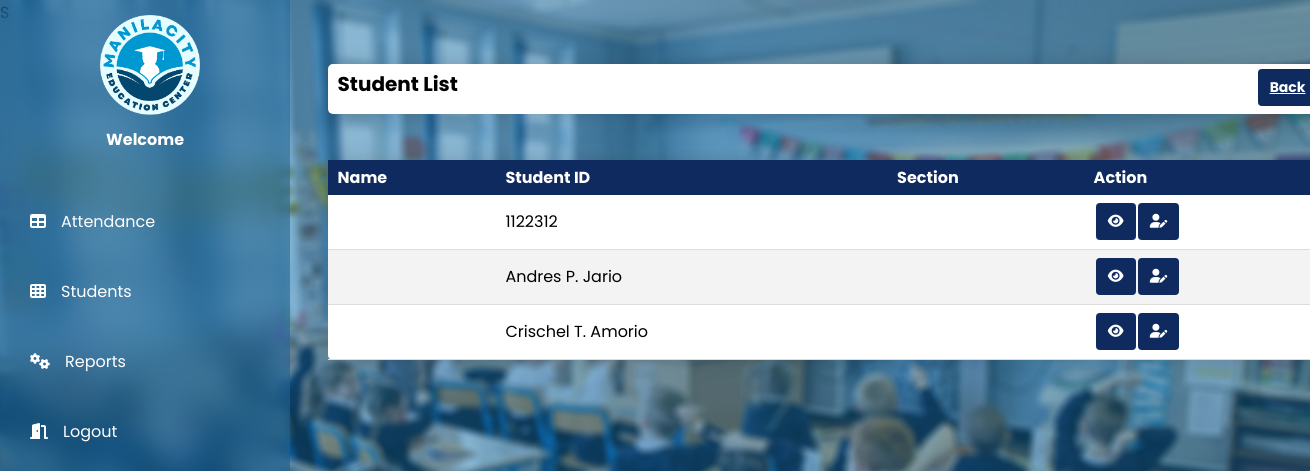
The app's page /student/view-all.php with its own data.
### tables this page shows
CREATE TABLE `table_student` (
  `ID` int(11) NOT NULL,
  `STUDENTID` varchar(250) NOT NULL,
  `FIRSTNAME` varchar(250) NOT NULL,
  `MNAME` varchar(250) NOT NULL,
  `LASTNAME` varchar(250) NOT NULL,
  `AGE` varchar(250) NOT NULL,
  `GENDER` varchar(250) NOT NULL
);

### student/view-all.php (the view, shortened to what this page needs)
<?php
    require 'dbcon.php';
?>
<!doctype html>
<html lang="en">
  <head>
    <link rel = "stylesheet" href = "style-student.css">
    <link rel = "stylesheet" href = "https://cdnjs.cloudflare.com/ajax/libs/font-awesome/6.2.0/css/all.min.css">
</head>
<body>
    <div class = "side-bar">
            <img src="logo.png" style = "width: 100px; height: 100px;">
            <h1>Welcome <?php echo $instructor['firstname']; ?></h1>
            <div class = "menu">
                <div class = "item"><a href = "../qrcode/index.php"><i class = "fas fa-table"></i>Attendance</a></div>
                <div class = "item"><a href = "#"><i class = "fas fa-th"></i>Students</a></div>
                <div class = "item"><a href = "../report/index.php"><i class = "fas fa-cogs"></i>Reports</a></div>
                <div class = "item"><a href = "../logout.php"><i class = "fas fa-door-open"></i>Logout</a></div>
            </div>
        </div>
    <div class="container mt-4">
        <div class="row">
            <div class="col-md-12">
                <div class="card">
                    <div class="card-header">
                        <h4>Student List
                            <a href="index.php" class="btn-add">Back</a>
                        </h4>
                    </div>
                    <div class="card-body">
                        <table class="content-table">
                            <thead>
                                <tr>
                                    <th>Name</th>
                                    <th>Student ID</th>
                                    <th>Section</th>
                                    <th>Action</th>
                                </tr>
                            </thead>
                            <tbody>
                                <?php
                                    $query = "SELECT * FROM table_student";
                                    $query_run = mysqli_query($con, $query);
                                    if(mysqli_num_rows($query_run) > 0)
                                    {
                                        foreach($query_run as $student)
                                        {
                                            ?>
                                            <tr>
                                                <td><?= $student['Name']; ?></td>
                                                <td><?= $student['STUDENTID']; ?></td>
                                                <td><?= $student['SECTION']; ?></td>
                                                <td>
                                                    <a href="student-view.php?id=<?= $student['ID']; ?>" class="btn-view"><i class="fa-solid fa-eye"></i></a>
                                                    <a href="student-edit.php?id=<?= $student['ID']; ?>" class="btn-edit"><i class="fa-solid fa-user-pen"></i></a>
                                                </td>
                                            </tr>
                                            <?php
                                        }
                                    }
                                    else
                                    {
                                        echo "<h5> No Record Found </h5>";
                                    }
                                ?>
                            </tbody>
                        </table>
                    </div>
                </div>
            </div>
        </div>
    </div>
</body>
</html>S

### student/style-student.css (style rules this page uses)
* { margin: 0; padding: 0; box-sizing: border-box; font-family: "Poppins", sans-serif; }
body { min-height: 100vh; background: url(mainbg.jpg)no-repeat; background-size: cover; background-position: center; }
.side-bar { background: rgba(24, 94, 145, 0.521); backdrop-filter: blur(15px); width: 290px; height: 100vh; position: fixed; top: 0; left: 0; overflow-y: auto; transition-property: left; }
.side-bar.active { left: 0; }
.side-bar img { margin-top: 15px; margin-left: 100px; }
h1 { color: #fff; font-size: 16px; text-decoration: none; display: block; text-align: center; padding: 5px; }
.side-bar .menu { width: 100%; margin-top: 30px; }
.side-bar .menu .item a { color: #fff; font-size: 16px; text-decoration: none; display: block; padding: 5px 30px; line-height: 60px; }
.side-bar .menu .item i { margin-right: 15px; }
.card-header { position:absolute; top: 8%; border-collapse: collapse; background: #fff; width: 1000px; height: 50px; border-radius: 5px 5px 0; overflow: hidden; box-shadow: 0 0 20px rgba(0,0,0,0.15); left: 25%; background: #fff; }
.card-header h4 { font-size: 20px; padding: 5px 10px; }
.card-body { position: absolute; top: 20%; left: 25%; }
.content-table { border-collapse: collapse; background: #fff; width: 1000px; height: 200px; border-radius: 5px 5px 0; overflow: hidden; box-shadow: 0 0 20px rgba(0,0,0,0.15); Overflow-y:scroll; }
.content-table thead tr { background-color: rgb(14, 42, 95); color: #fff; text-align: left; }
.content-table td, th { padding: 5px 10px; }
.content-table tbody tr { border-bottom: 1px solid #dddddd; }
.content-table tbody tr:nth-of-type(even) { background-color: #f3f3f3; }
.btn-view { float: left; background: rgb(14, 42, 95); border-radius: 4px; font-size: 14px; color: #FFF; padding: 8px 12px; cursor: pointer; margin-left: 1%; }
.btn-edit { background: rgb(14, 42, 95); border-radius: 4px; font-size: 14px; color: #FFF; padding: 8px 12px; cursor: pointer; float: left; margin-left: 1%; }
.btn-add { display: inline-block; background: rgb(14, 42, 95); border-radius: 4px; font-size: 14px; color: #FFF; padding: 8px 12px; cursor: pointer; float: right; margin-bottom: 10px; }

### records on screen
table_student: STUDENTID "1122312"
table_student: STUDENTID "Andres P. Jario"
table_student: STUDENTID "Crischel T. Amorio"
